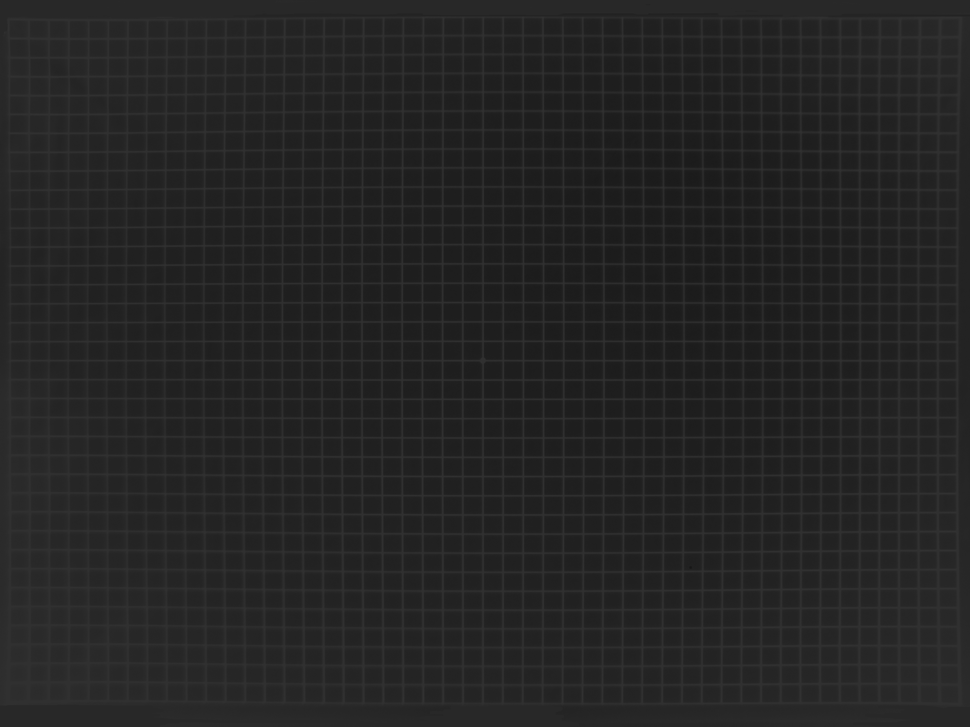
#> input picture Exact_dot_002/original-image.png, 970 x 727 px, shrunk from 2592 x 1944 before the run
$ jupyter execute Untitled1.ipynb
#> lines starting #> are read from the running program, lines starting #| are printed output that depends on the picture
[cell 1]
import cv2
import numpy as np
import matplotlib.pyplot as plt
from PIL import Image
import pandas as pd

[cell 2]
img = cv2.imread("original-image.png")
#> img is the input picture: shape (727, 970, 3); min 23, max 49, mean 36.6
gray_scaled = cv2.cvtColor(img , cv2.COLOR_BGR2GRAY)

[cell 3]
plt.imshow(gray_scaled)

[cell 4]
gray_scaled = np.array(gray_scaled)

[cell 5]
inverse_scaled = np.absolute(gray_scaled - 255/1)
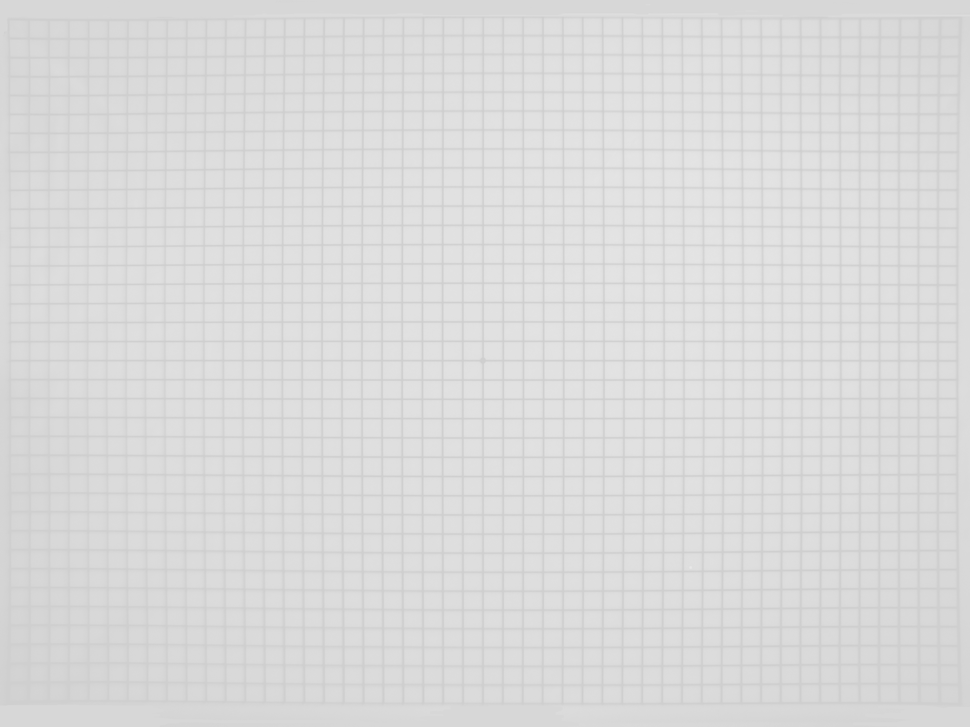
#> inverse_scaled: shape (727, 970) float64; min 206, max 232, mean 218.4

[cell 6]
plt.imshow(inverse_scaled)

[cell 7]
cv2.imwrite("inverse_image.png", inverse_scaled)
#> Out = True
